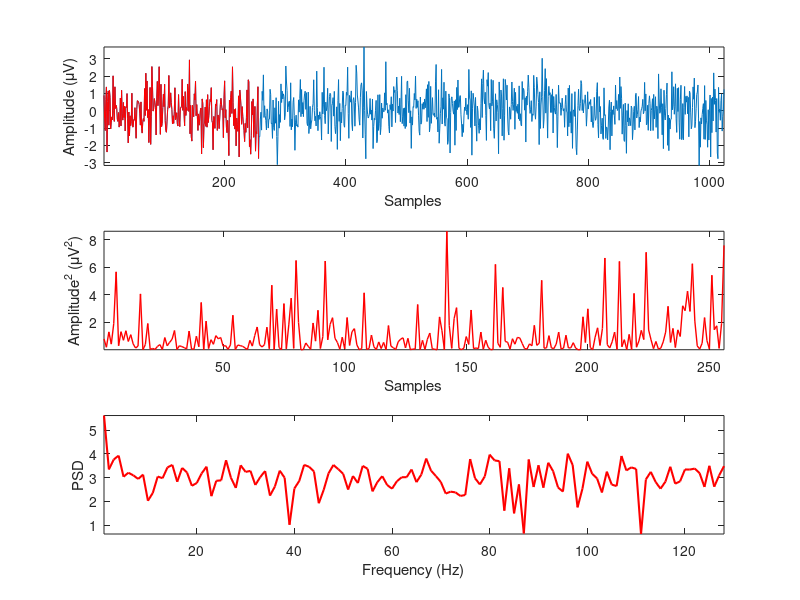

Write the MATLAB code that produced this figure.
clearvars; close all; clc

Fs = 256;             %Sampling frequency
segs = 4;             %Seconds of signal
sigsize = Fs*segs;    %Signal size

x = randn(1,sigsize); %Random signal
t = [1:sigsize];      %Time vector

%%%%%%%%%%%%%%%%%%%%% Signal in time %%%%%%%%%%%%%%%%%%
figure;subplot(311);plot(t,x);
axis('tight');
xlabel ('Samples');
ylabel ('Amplitude (\muV)');

x1 = x(1:Fs*1);
hold on; plot(t(1:length(x1)),x1,'r');

%%%%%%%%%%%%%%%%%%% Square of signal %%%%%%%%%%%%%%%%%%
x1sq = x1.*x1;
subplot(312); plot(x1sq,'r','linewidth',1);
axis('tight');
xlabel ('Samples');
ylabel ('Amplitude^2 (\muV^2)')

%%%%%%%%%%%%%%%% Power Spectrum Density %%%%%%%%%%%%%%%
fta = abs(fft(x1sq));
%Plot logarithm of the real part of the FFT of one second of signal
subplot(313);plot(log(fta(1:fix(length(fta)/2))),'r','linewidth',1.5);

axis('tight');
xlabel('Frequency (Hz)');
ylabel('PSD');

%This needs to be implemented in continuous time to calculate every second


